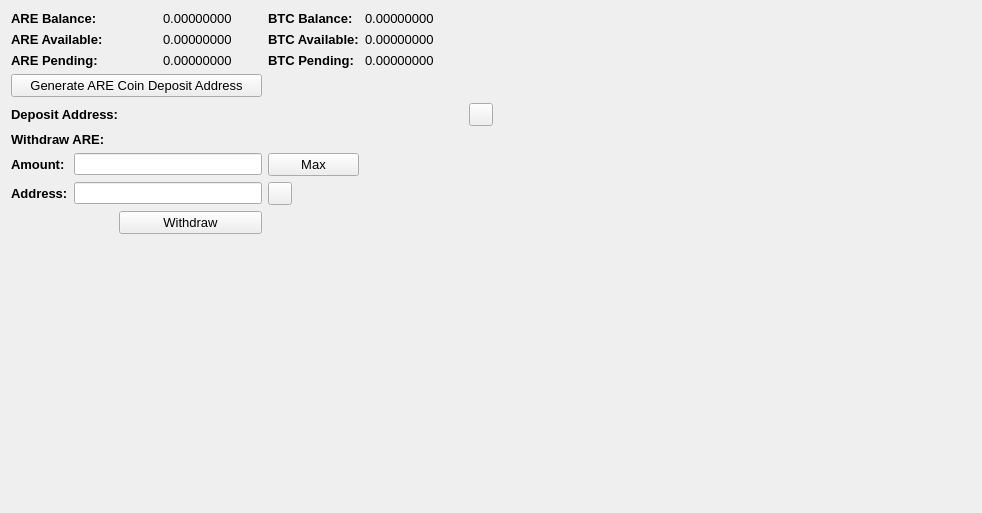
     <widget class="QWidget" name="BalanceTab">
      <attribute name="title">
       <string>Balance</string>
      </attribute>
      <layout class="QGridLayout" name="gridLayout_2">
       <item row="0" column="0" colspan="2">
        <widget class="QLabel" name="label_11">
         <property name="font">
          <font>
           <pointsize>10</pointsize>
           <weight>75</weight>
           <bold>true</bold>
          </font>
         </property>
         <property name="text">
          <string>ARE Balance:</string>
         </property>
        </widget>
       </item>
       <item row="0" column="3">
        <widget class="QLabel" name="TXBalanceLabel">
         <property name="font">
          <font>
           <pointsize>10</pointsize>
          </font>
         </property>
         <property name="text">
          <string>0.00000000</string>
         </property>
         <property name="textInteractionFlags">
          <set>Qt::LinksAccessibleByMouse|Qt::TextSelectableByMouse</set>
         </property>
        </widget>
       </item>
       <item row="0" column="4">
        <widget class="QLabel" name="label_12">
         <property name="font">
          <font>
           <pointsize>10</pointsize>
           <weight>75</weight>
           <bold>true</bold>
          </font>
         </property>
         <property name="text">
          <string>BTC Balance:</string>
         </property>
        </widget>
       </item>
       <item row="0" column="5">
        <widget class="QLabel" name="BitcoinBalanceLabel">
         <property name="font">
          <font>
           <pointsize>10</pointsize>
          </font>
         </property>
         <property name="text">
          <string>0.00000000</string>
         </property>
         <property name="textInteractionFlags">
          <set>Qt::LinksAccessibleByMouse|Qt::TextSelectableByMouse</set>
         </property>
        </widget>
       </item>
       <item row="0" column="7" rowspan="10">
        <spacer name="horizontalSpacer_4">
         <property name="orientation">
          <enum>Qt::Horizontal</enum>
         </property>
         <property name="sizeHint" stdset="0">
          <size>
           <width>478</width>
           <height>488</height>
          </size>
         </property>
        </spacer>
       </item>
       <item row="1" column="0" colspan="2">
        <widget class="QLabel" name="label_13">
         <property name="font">
          <font>
           <pointsize>10</pointsize>
           <weight>75</weight>
           <bold>true</bold>
          </font>
         </property>
         <property name="text">
          <string>ARE Available:</string>
         </property>
        </widget>
       </item>
       <item row="1" column="3">
        <widget class="QLabel" name="TXAvailableLabel_2">
         <property name="font">
          <font>
           <pointsize>10</pointsize>
          </font>
         </property>
         <property name="text">
          <string>0.00000000</string>
         </property>
         <property name="textInteractionFlags">
          <set>Qt::LinksAccessibleByMouse|Qt::TextSelectableByMouse</set>
         </property>
        </widget>
       </item>
       <item row="1" column="4">
        <widget class="QLabel" name="label_15">
         <property name="font">
          <font>
           <pointsize>10</pointsize>
           <weight>75</weight>
           <bold>true</bold>
          </font>
         </property>
         <property name="text">
          <string>BTC Available:</string>
         </property>
        </widget>
       </item>
       <item row="1" column="5">
        <widget class="QLabel" name="BitcoinAvailableLabel">
         <property name="font">
          <font>
           <pointsize>10</pointsize>
          </font>
         </property>
         <property name="text">
          <string>0.00000000</string>
         </property>
         <property name="textInteractionFlags">
          <set>Qt::LinksAccessibleByMouse|Qt::TextSelectableByMouse</set>
         </property>
        </widget>
       </item>
       <item row="2" column="0" colspan="2">
        <widget class="QLabel" name="label_14">
         <property name="font">
          <font>
           <pointsize>10</pointsize>
           <weight>75</weight>
           <bold>true</bold>
          </font>
         </property>
         <property name="text">
          <string>ARE Pending:</string>
         </property>
        </widget>
       </item>
       <item row="2" column="3">
        <widget class="QLabel" name="TXPendingLabel">
         <property name="font">
          <font>
           <pointsize>10</pointsize>
          </font>
         </property>
         <property name="text">
          <string>0.00000000</string>
         </property>
         <property name="textInteractionFlags">
          <set>Qt::LinksAccessibleByMouse|Qt::TextSelectableByMouse</set>
         </property>
        </widget>
       </item>
       <item row="2" column="4">
        <widget class="QLabel" name="label_31">
         <property name="font">
          <font>
           <pointsize>10</pointsize>
           <weight>75</weight>
           <bold>true</bold>
          </font>
         </property>
         <property name="text">
          <string>BTC Pending:</string>
         </property>
        </widget>
       </item>
       <item row="2" column="5">
        <widget class="QLabel" name="BitcoinPendingLabel">
         <property name="font">
          <font>
           <pointsize>10</pointsize>
          </font>
         </property>
         <property name="text">
          <string>0.00000000</string>
         </property>
         <property name="textInteractionFlags">
          <set>Qt::LinksAccessibleByMouse|Qt::TextSelectableByMouse</set>
         </property>
        </widget>
       </item>
       <item row="3" column="0" colspan="4">
        <widget class="QPushButton" name="GenDepositBTN">
         <property name="font">
          <font>
           <pointsize>10</pointsize>
          </font>
         </property>
         <property name="text">
          <string>Generate ARE Coin Deposit Address</string>
         </property>
        </widget>
       </item>
       <item row="4" column="0" colspan="3">
        <widget class="QLabel" name="label_33">
         <property name="font">
          <font>
           <pointsize>10</pointsize>
           <weight>75</weight>
           <bold>true</bold>
          </font>
         </property>
         <property name="text">
          <string>Deposit Address:</string>
         </property>
        </widget>
       </item>
       <item row="4" column="3" colspan="3">
        <widget class="QLabel" name="DepositAddressLabel">
         <property name="minimumSize">
          <size>
           <width>300</width>
           <height>0</height>
          </size>
         </property>
         <property name="palette">
          <palette>
           <active>
            <colorrole role="WindowText">
             <brush brushstyle="SolidPattern">
              <color alpha="255">
               <red>0</red>
               <green>0</green>
               <blue>0</blue>
              </color>
             </brush>
            </colorrole>
            <colorrole role="Text">
             <brush brushstyle="SolidPattern">
              <color alpha="255">
               <red>0</red>
               <green>0</green>
               <blue>255</blue>
              </color>
             </brush>
            </colorrole>
           </active>
           <inactive>
            <colorrole role="WindowText">
             <brush brushstyle="SolidPattern">
              <color alpha="255">
               <red>0</red>
               <green>0</green>
               <blue>0</blue>
              </color>
             </brush>
            </colorrole>
            <colorrole role="Text">
             <brush brushstyle="SolidPattern">
              <color alpha="255">
               <red>0</red>
               <green>0</green>
               <blue>255</blue>
              </color>
             </brush>
            </colorrole>
           </inactive>
           <disabled>
            <colorrole role="WindowText">
             <brush brushstyle="SolidPattern">
              <color alpha="255">
               <red>120</red>
               <green>120</green>
               <blue>120</blue>
              </color>
             </brush>
            </colorrole>
            <colorrole role="Text">
             <brush brushstyle="SolidPattern">
              <color alpha="255">
               <red>120</red>
               <green>120</green>
               <blue>120</blue>
              </color>
             </brush>
            </colorrole>
           </disabled>
          </palette>
         </property>
         <property name="font">
          <font>
           <pointsize>10</pointsize>
           <weight>75</weight>
           <bold>true</bold>
          </font>
         </property>
         <property name="text">
          <string/>
         </property>
         <property name="alignment">
          <set>Qt::AlignRight|Qt::AlignTrailing|Qt::AlignVCenter</set>
         </property>
         <property name="textInteractionFlags">
          <set>Qt::LinksAccessibleByMouse|Qt::TextSelectableByKeyboard|Qt::TextSelectableByMouse</set>
         </property>
        </widget>
       </item>
       <item row="4" column="6">
        <widget class="QToolButton" name="DepositCopyButton">
         <property name="toolTip">
          <string>Copy to clipboard</string>
         </property>
         <property name="text">
          <string/>
         </property>
         <property name="icon">
          <iconset resource="../bitcoin.qrc">
           <normaloff>:/icons/editcopy</normaloff>:/icons/editcopy</iconset>
         </property>
         <property name="shortcut">
          <string>Alt+P</string>
         </property>
        </widget>
       </item>
       <item row="5" column="0" colspan="2">
        <widget class="QLabel" name="label_34">
         <property name="font">
          <font>
           <pointsize>10</pointsize>
           <weight>75</weight>
           <bold>true</bold>
          </font>
         </property>
         <property name="text">
          <string>Withdraw ARE:</string>
         </property>
        </widget>
       </item>
       <item row="6" column="0">
        <widget class="QLabel" name="label_26">
         <property name="font">
          <font>
           <pointsize>10</pointsize>
           <weight>75</weight>
           <bold>true</bold>
          </font>
         </property>
         <property name="text">
          <string>Amount:</string>
         </property>
        </widget>
       </item>
       <item row="6" column="1" colspan="3">
        <widget class="QLineEdit" name="WithdrawUnitsInput">
         <property name="font">
          <font>
           <pointsize>9</pointsize>
           <weight>75</weight>
           <bold>true</bold>
          </font>
         </property>
         <property name="text">
          <string/>
         </property>
        </widget>
       </item>
       <item row="6" column="4">
        <widget class="QPushButton" name="Withdraw_Max_Amount">
         <property name="font">
          <font>
           <pointsize>10</pointsize>
          </font>
         </property>
         <property name="text">
          <string>Max</string>
         </property>
        </widget>
       </item>
       <item row="7" column="0">
        <widget class="QLabel" name="label_10">
         <property name="font">
          <font>
           <pointsize>10</pointsize>
           <weight>75</weight>
           <bold>true</bold>
          </font>
         </property>
         <property name="text">
          <string>Address:</string>
         </property>
        </widget>
       </item>
       <item row="7" column="1" colspan="3">
        <widget class="QLineEdit" name="WithdrawAddress">
         <property name="font">
          <font>
           <pointsize>9</pointsize>
           <weight>75</weight>
           <bold>true</bold>
          </font>
         </property>
        </widget>
       </item>
       <item row="7" column="4">
        <widget class="QToolButton" name="WithdrawPasteButton">
         <property name="toolTip">
          <string>Paste from clipboard</string>
         </property>
         <property name="text">
          <string/>
         </property>
         <property name="icon">
          <iconset resource="../bitcoin.qrc">
           <normaloff>:/icons/editpaste</normaloff>:/icons/editpaste</iconset>
         </property>
         <property name="shortcut">
          <string>Alt+P</string>
         </property>
        </widget>
       </item>
       <item row="8" column="2" colspan="2">
        <widget class="QPushButton" name="WithdrawUnitsBtn">
         <property name="font">
          <font>
           <pointsize>10</pointsize>
          </font>
         </property>
         <property name="text">
          <string>Withdraw</string>
         </property>
        </widget>
       </item>
       <item row="9" column="0" colspan="6">
        <spacer name="verticalSpacer">
         <property name="orientation">
          <enum>Qt::Vertical</enum>
         </property>
         <property name="sizeHint" stdset="0">
          <size>
           <width>428</width>
           <height>262</height>
          </size>
         </property>
        </spacer>
       </item>
      </layout>
      <zorder>label_31</zorder>
      <zorder>label_15</zorder>
      <zorder>label_12</zorder>
      <zorder>label_14</zorder>
      <zorder>label_13</zorder>
      <zorder>label_11</zorder>
      <zorder>BitcoinBalanceLabel</zorder>
      <zorder>TXBalanceLabel</zorder>
      <zorder>TXAvailableLabel_2</zorder>
      <zorder>TXPendingLabel</zorder>
      <zorder>BitcoinAvailableLabel</zorder>
      <zorder>BitcoinPendingLabel</zorder>
      <zorder>label_33</zorder>
      <zorder>GenDepositBTN</zorder>
      <zorder>DepositAddressLabel</zorder>
      <zorder>Withdraw_Max_Amount</zorder>
      <zorder>label_34</zorder>
      <zorder>WithdrawUnitsInput</zorder>
      <zorder>label_10</zorder>
      <zorder>label_26</zorder>
      <zorder>WithdrawAddress</zorder>
      <zorder>WithdrawUnitsBtn</zorder>
      <zorder>horizontalSpacer_4</zorder>
      <zorder>verticalSpacer</zorder>
      <zorder>WithdrawPasteButton</zorder>
      <zorder>DepositCopyButton</zorder>
     </widget>
